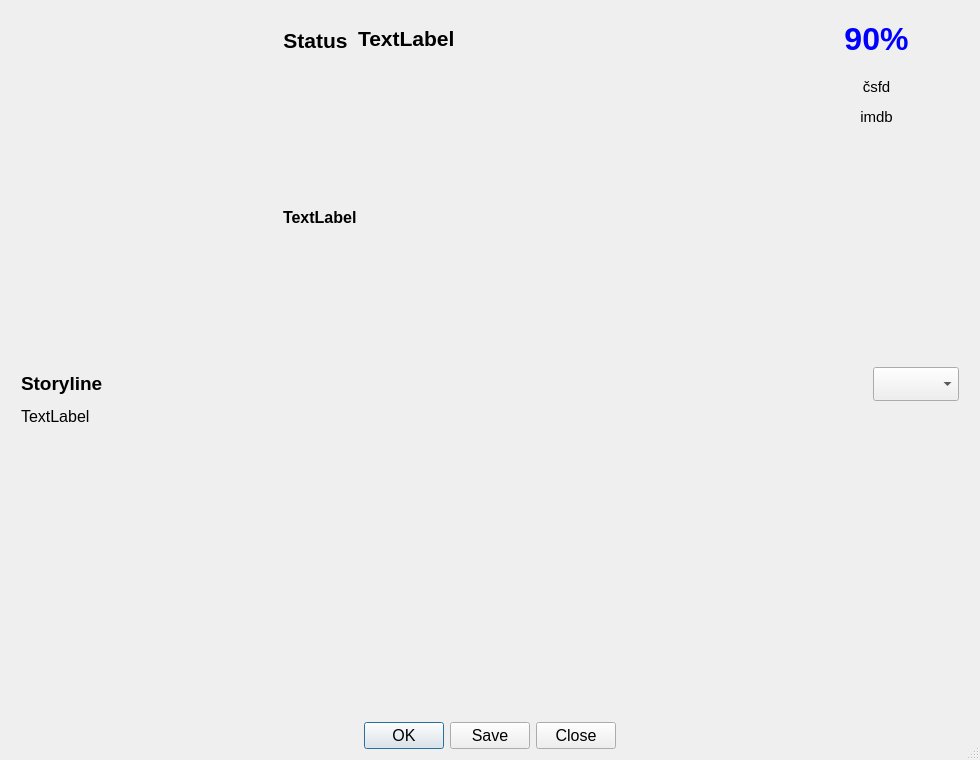
<?xml version="1.0" encoding="UTF-8"?>
<ui version="4.0">
 <class>MovieDetailDialog</class>
 <widget class="QDialog" name="MovieDetailDialog">
  <property name="windowModality">
   <enum>Qt::ApplicationModal</enum>
  </property>
  <property name="geometry">
   <rect>
    <x>0</x>
    <y>0</y>
    <width>980</width>
    <height>760</height>
   </rect>
  </property>
  <property name="minimumSize">
   <size>
    <width>980</width>
    <height>760</height>
   </size>
  </property>
  <property name="font">
   <font>
    <family>Tahoma</family>
    <pointsize>12</pointsize>
   </font>
  </property>
  <property name="windowTitle">
   <string>Dialog</string>
  </property>
  <property name="sizeGripEnabled">
   <bool>true</bool>
  </property>
  <property name="modal">
   <bool>true</bool>
  </property>
  <layout class="QVBoxLayout" name="verticalLayoutMainDialog">
   <property name="spacing">
    <number>11</number>
   </property>
   <item>
    <widget class="QScrollArea" name="scrollArea">
     <property name="frameShape">
      <enum>QFrame::NoFrame</enum>
     </property>
     <property name="widgetResizable">
      <bool>true</bool>
     </property>
     <widget class="QWidget" name="scrollAreaWidgetContents">
      <property name="geometry">
       <rect>
        <x>0</x>
        <y>0</y>
        <width>958</width>
        <height>694</height>
       </rect>
      </property>
      <layout class="QVBoxLayout" name="verticalLayoutMainScrollArea">
       <property name="leftMargin">
        <number>10</number>
       </property>
       <property name="topMargin">
        <number>0</number>
       </property>
       <property name="rightMargin">
        <number>10</number>
       </property>
       <property name="bottomMargin">
        <number>0</number>
       </property>
       <item>
        <layout class="QVBoxLayout" name="verticalLayoutMain">
         <item>
          <layout class="QHBoxLayout" name="horizontalLayoutPosterInfo">
           <item>
            <widget class="QLabel" name="poster">
             <property name="sizePolicy">
              <sizepolicy hsizetype="Fixed" vsizetype="Preferred">
               <horstretch>0</horstretch>
               <verstretch>0</verstretch>
              </sizepolicy>
             </property>
             <property name="minimumSize">
              <size>
               <width>250</width>
               <height>0</height>
              </size>
             </property>
             <property name="maximumSize">
              <size>
               <width>250</width>
               <height>16777215</height>
              </size>
             </property>
             <property name="font">
              <font>
               <family>Tahoma</family>
               <pointsize>12</pointsize>
              </font>
             </property>
             <property name="text">
              <string/>
             </property>
             <property name="textFormat">
              <enum>Qt::PlainText</enum>
             </property>
             <property name="alignment">
              <set>Qt::AlignLeading|Qt::AlignLeft|Qt::AlignTop</set>
             </property>
             <property name="textInteractionFlags">
              <set>Qt::NoTextInteraction</set>
             </property>
            </widget>
           </item>
           <item>
            <layout class="QVBoxLayout" name="verticalLayoutInfo">
             <property name="spacing">
              <number>10</number>
             </property>
             <property name="leftMargin">
              <number>6</number>
             </property>
             <item>
              <layout class="QHBoxLayout" name="horizontalLayoutInfo" stretch="1,0">
               <item>
                <layout class="QVBoxLayout" name="verticalLayoutInfoLeft">
                 <item>
                  <layout class="QHBoxLayout" name="horizontalLayoutTitle" stretch="0,1">
                   <item>
                    <widget class="QLabel" name="status">
                     <property name="sizePolicy">
                      <sizepolicy hsizetype="Preferred" vsizetype="Preferred">
                       <horstretch>0</horstretch>
                       <verstretch>0</verstretch>
                      </sizepolicy>
                     </property>
                     <property name="minimumSize">
                      <size>
                       <width>0</width>
                       <height>56</height>
                      </size>
                     </property>
                     <property name="font">
                      <font>
                       <family>Tahoma</family>
                       <pointsize>16</pointsize>
                       <weight>75</weight>
                       <bold>true</bold>
                      </font>
                     </property>
                     <property name="styleSheet">
                      <string notr="true">QLabel {
    padding-top: 2px;
}
</string>
                     </property>
                     <property name="text">
                      <string>Status</string>
                     </property>
                     <property name="textFormat">
                      <enum>Qt::PlainText</enum>
                     </property>
                     <property name="alignment">
                      <set>Qt::AlignCenter</set>
                     </property>
                     <property name="textInteractionFlags">
                      <set>Qt::NoTextInteraction</set>
                     </property>
                    </widget>
                   </item>
                   <item>
                    <widget class="QLabel" name="title">
                     <property name="sizePolicy">
                      <sizepolicy hsizetype="Preferred" vsizetype="Maximum">
                       <horstretch>0</horstretch>
                       <verstretch>0</verstretch>
                      </sizepolicy>
                     </property>
                     <property name="maximumSize">
                      <size>
                       <width>16777215</width>
                       <height>34</height>
                      </size>
                     </property>
                     <property name="font">
                      <font>
                       <family>Tahoma</family>
                       <pointsize>16</pointsize>
                       <weight>75</weight>
                       <bold>true</bold>
                      </font>
                     </property>
                     <property name="text">
                      <string>TextLabel</string>
                     </property>
                     <property name="textFormat">
                      <enum>Qt::PlainText</enum>
                     </property>
                     <property name="wordWrap">
                      <bool>true</bool>
                     </property>
                     <property name="indent">
                      <number>0</number>
                     </property>
                     <property name="textInteractionFlags">
                      <set>Qt::TextSelectableByKeyboard|Qt::TextSelectableByMouse</set>
                     </property>
                    </widget>
                   </item>
                  </layout>
                 </item>
                 <item>
                  <widget class="QLabel" name="movieInfo">
                   <property name="font">
                    <font>
                     <family>Arial</family>
                     <pointsize>12</pointsize>
                     <weight>75</weight>
                     <bold>true</bold>
                    </font>
                   </property>
                   <property name="text">
                    <string>TextLabel</string>
                   </property>
                   <property name="textFormat">
                    <enum>Qt::RichText</enum>
                   </property>
                   <property name="textInteractionFlags">
                    <set>Qt::TextSelectableByKeyboard|Qt::TextSelectableByMouse</set>
                   </property>
                  </widget>
                 </item>
                </layout>
               </item>
               <item>
                <layout class="QVBoxLayout" name="verticalLayoutInfoRight">
                 <item>
                  <layout class="QHBoxLayout" name="horizontalLayoutInfoRightTop" stretch="1,0">
                   <item>
                    <widget class="QLabel" name="score">
                     <property name="sizePolicy">
                      <sizepolicy hsizetype="Preferred" vsizetype="Preferred">
                       <horstretch>0</horstretch>
                       <verstretch>0</verstretch>
                      </sizepolicy>
                     </property>
                     <property name="minimumSize">
                      <size>
                       <width>0</width>
                       <height>56</height>
                      </size>
                     </property>
                     <property name="font">
                      <font>
                       <family>Arial</family>
                       <pointsize>24</pointsize>
                       <weight>75</weight>
                       <bold>true</bold>
                      </font>
                     </property>
                     <property name="styleSheet">
                      <string notr="true">QLabel {
    color: palette(link);
    padding: 0 10px;
}
</string>
                     </property>
                     <property name="text">
                      <string>90%</string>
                     </property>
                     <property name="textFormat">
                      <enum>Qt::PlainText</enum>
                     </property>
                     <property name="alignment">
                      <set>Qt::AlignCenter</set>
                     </property>
                     <property name="textInteractionFlags">
                      <set>Qt::NoTextInteraction</set>
                     </property>
                    </widget>
                   </item>
                   <item>
                    <spacer name="horizontalSpacerTitles">
                     <property name="orientation">
                      <enum>Qt::Horizontal</enum>
                     </property>
                     <property name="sizeHint" stdset="0">
                      <size>
                       <width>40</width>
                       <height>20</height>
                      </size>
                     </property>
                    </spacer>
                   </item>
                  </layout>
                 </item>
                 <item>
                  <layout class="QHBoxLayout" name="horizontalLayoutInfoCsfd" stretch="1,0">
                   <item>
                    <widget class="QLabel" name="csfdLink">
                     <property name="font">
                      <font>
                       <family>Tahoma</family>
                       <pointsize>11</pointsize>
                      </font>
                     </property>
                     <property name="focusPolicy">
                      <enum>Qt::TabFocus</enum>
                     </property>
                     <property name="toolTip">
                      <string>Open movie detail at čsfd.cz</string>
                     </property>
                     <property name="toolTipDuration">
                      <number>2500</number>
                     </property>
                     <property name="text">
                      <string>čsfd</string>
                     </property>
                     <property name="alignment">
                      <set>Qt::AlignCenter</set>
                     </property>
                     <property name="openExternalLinks">
                      <bool>true</bool>
                     </property>
                     <property name="textInteractionFlags">
                      <set>Qt::LinksAccessibleByKeyboard|Qt::LinksAccessibleByMouse</set>
                     </property>
                    </widget>
                   </item>
                   <item>
                    <spacer name="horizontalSpacerInfoCsfd">
                     <property name="orientation">
                      <enum>Qt::Horizontal</enum>
                     </property>
                     <property name="sizeHint" stdset="0">
                      <size>
                       <width>40</width>
                       <height>20</height>
                      </size>
                     </property>
                    </spacer>
                   </item>
                  </layout>
                 </item>
                 <item>
                  <layout class="QHBoxLayout" name="horizontalLayoutInfoImdb" stretch="1,0">
                   <item>
                    <widget class="QLabel" name="imdbLink">
                     <property name="font">
                      <font>
                       <family>Tahoma</family>
                       <pointsize>11</pointsize>
                      </font>
                     </property>
                     <property name="focusPolicy">
                      <enum>Qt::TabFocus</enum>
                     </property>
                     <property name="toolTip">
                      <string>Open movie detail at imdb.com</string>
                     </property>
                     <property name="toolTipDuration">
                      <number>2500</number>
                     </property>
                     <property name="text">
                      <string>imdb</string>
                     </property>
                     <property name="alignment">
                      <set>Qt::AlignCenter</set>
                     </property>
                     <property name="openExternalLinks">
                      <bool>true</bool>
                     </property>
                     <property name="textInteractionFlags">
                      <set>Qt::LinksAccessibleByKeyboard|Qt::LinksAccessibleByMouse</set>
                     </property>
                    </widget>
                   </item>
                   <item>
                    <spacer name="horizontalSpacerInfoImdb">
                     <property name="orientation">
                      <enum>Qt::Horizontal</enum>
                     </property>
                     <property name="sizeHint" stdset="0">
                      <size>
                       <width>40</width>
                       <height>20</height>
                      </size>
                     </property>
                    </spacer>
                   </item>
                  </layout>
                 </item>
                 <item>
                  <spacer name="verticalSpacer">
                   <property name="orientation">
                    <enum>Qt::Vertical</enum>
                   </property>
                   <property name="sizeHint" stdset="0">
                    <size>
                     <width>20</width>
                     <height>40</height>
                    </size>
                   </property>
                  </spacer>
                 </item>
                </layout>
               </item>
              </layout>
             </item>
            </layout>
           </item>
          </layout>
         </item>
         <item>
          <layout class="QVBoxLayout" name="verticalLayoutStory">
           <property name="topMargin">
            <number>3</number>
           </property>
           <property name="bottomMargin">
            <number>12</number>
           </property>
           <item>
            <layout class="QHBoxLayout" name="horizontalLayout" stretch="1,0,0,0">
             <property name="spacing">
              <number>4</number>
             </property>
             <item>
              <widget class="QLabel" name="storyLineHeader">
               <property name="sizePolicy">
                <sizepolicy hsizetype="Preferred" vsizetype="Maximum">
                 <horstretch>0</horstretch>
                 <verstretch>0</verstretch>
                </sizepolicy>
               </property>
               <property name="font">
                <font>
                 <family>Tahoma</family>
                 <pointsize>14</pointsize>
                 <weight>75</weight>
                 <bold>true</bold>
                </font>
               </property>
               <property name="text">
                <string>Storyline</string>
               </property>
               <property name="textFormat">
                <enum>Qt::PlainText</enum>
               </property>
               <property name="margin">
                <number>8</number>
               </property>
               <property name="textInteractionFlags">
                <set>Qt::NoTextInteraction</set>
               </property>
              </widget>
             </item>
             <item>
              <widget class="QPushButton" name="saveButton">
               <property name="enabled">
                <bool>false</bool>
               </property>
               <property name="minimumSize">
                <size>
                 <width>33</width>
                 <height>34</height>
                </size>
               </property>
               <property name="font">
                <font>
                 <family>Tahoma</family>
                 <pointsize>11</pointsize>
                </font>
               </property>
               <property name="toolTip">
                <string notr="true">&lt;html&gt;&lt;head/&gt;&lt;body&gt;&lt;p style='white-space: pre;'&gt;Save current movie detail as default &lt;br&gt;&lt;span style='font-size:7pt; color:#8c8c8c;'&gt;CTRL+S&lt;/span&gt;&lt;/p&gt;&lt;/body&gt;&lt;/html&gt;</string>
               </property>
               <property name="toolTipDuration">
                <number>2500</number>
               </property>
               <property name="text">
                <string notr="true"/>
               </property>
               <property name="icon">
                <iconset resource="images/qMedia.qrc">
                 <normaloff>:/icons/save_w.svg</normaloff>:/icons/save_w.svg</iconset>
               </property>
               <property name="shortcut">
                <string>Ctrl+S</string>
               </property>
               <property name="autoDefault">
                <bool>false</bool>
               </property>
               <property name="flat">
                <bool>true</bool>
               </property>
              </widget>
             </item>
             <item>
              <widget class="QPushButton" name="forceReloadButton">
               <property name="minimumSize">
                <size>
                 <width>33</width>
                 <height>34</height>
                </size>
               </property>
               <property name="font">
                <font>
                 <family>Tahoma</family>
                 <pointsize>11</pointsize>
                </font>
               </property>
               <property name="toolTip">
                <string>&lt;html&gt;&lt;head/&gt;&lt;body&gt;&lt;p style='white-space: pre;'&gt;Force reload movie detail (without cache) &lt;br&gt;&lt;span style='font-size:7pt; color:#8c8c8c;'&gt;CTRL+R&lt;/span&gt;&lt;/p&gt;&lt;/body&gt;&lt;/html&gt;</string>
               </property>
               <property name="toolTipDuration">
                <number>2500</number>
               </property>
               <property name="text">
                <string notr="true"/>
               </property>
               <property name="icon">
                <iconset resource="images/qMedia.qrc">
                 <normaloff>:/icons/cached_w.svg</normaloff>:/icons/cached_w.svg</iconset>
               </property>
               <property name="shortcut">
                <string>Ctrl+R</string>
               </property>
               <property name="autoDefault">
                <bool>false</bool>
               </property>
               <property name="flat">
                <bool>true</bool>
               </property>
              </widget>
             </item>
             <item>
              <widget class="QComboBox" name="movieDetailComboBox">
               <property name="minimumSize">
                <size>
                 <width>0</width>
                 <height>34</height>
                </size>
               </property>
               <property name="font">
                <font>
                 <family>Tahoma</family>
                 <pointsize>11</pointsize>
                </font>
               </property>
               <property name="toolTip">
                <string>&lt;html&gt;&lt;head/&gt;&lt;body&gt;&lt;p&gt;Load another movie detail &lt;span style=&quot;font-size:7pt; color:#8c8c8c;&quot;&gt;CTRL+M or F12&lt;/span&gt;&lt;/p&gt;&lt;/body&gt;&lt;/html&gt;</string>
               </property>
               <property name="toolTipDuration">
                <number>2000</number>
               </property>
               <property name="currentText">
                <string notr="true"/>
               </property>
              </widget>
             </item>
            </layout>
           </item>
           <item>
            <widget class="QLabel" name="storyline">
             <property name="sizePolicy">
              <sizepolicy hsizetype="Preferred" vsizetype="Expanding">
               <horstretch>0</horstretch>
               <verstretch>0</verstretch>
              </sizepolicy>
             </property>
             <property name="font">
              <font>
               <family>Arial</family>
               <pointsize>12</pointsize>
              </font>
             </property>
             <property name="text">
              <string>TextLabel</string>
             </property>
             <property name="textFormat">
              <enum>Qt::PlainText</enum>
             </property>
             <property name="alignment">
              <set>Qt::AlignLeading|Qt::AlignLeft|Qt::AlignTop</set>
             </property>
             <property name="wordWrap">
              <bool>true</bool>
             </property>
             <property name="textInteractionFlags">
              <set>Qt::TextSelectableByKeyboard|Qt::TextSelectableByMouse</set>
             </property>
            </widget>
           </item>
          </layout>
         </item>
        </layout>
       </item>
      </layout>
     </widget>
    </widget>
   </item>
   <item>
    <widget class="QDialogButtonBox" name="buttonBox">
     <property name="orientation">
      <enum>Qt::Horizontal</enum>
     </property>
     <property name="standardButtons">
      <set>QDialogButtonBox::Close|QDialogButtonBox::Ok|QDialogButtonBox::Save</set>
     </property>
     <property name="centerButtons">
      <bool>true</bool>
     </property>
    </widget>
   </item>
  </layout>
 </widget>
 <resources>
  <include location="images/qMedia.qrc"/>
 </resources>
 <connections>
  <connection>
   <sender>buttonBox</sender>
   <signal>rejected()</signal>
   <receiver>MovieDetailDialog</receiver>
   <slot>reject()</slot>
   <hints>
    <hint type="sourcelabel">
     <x>316</x>
     <y>260</y>
    </hint>
    <hint type="destinationlabel">
     <x>286</x>
     <y>274</y>
    </hint>
   </hints>
  </connection>
 </connections>
</ui>
